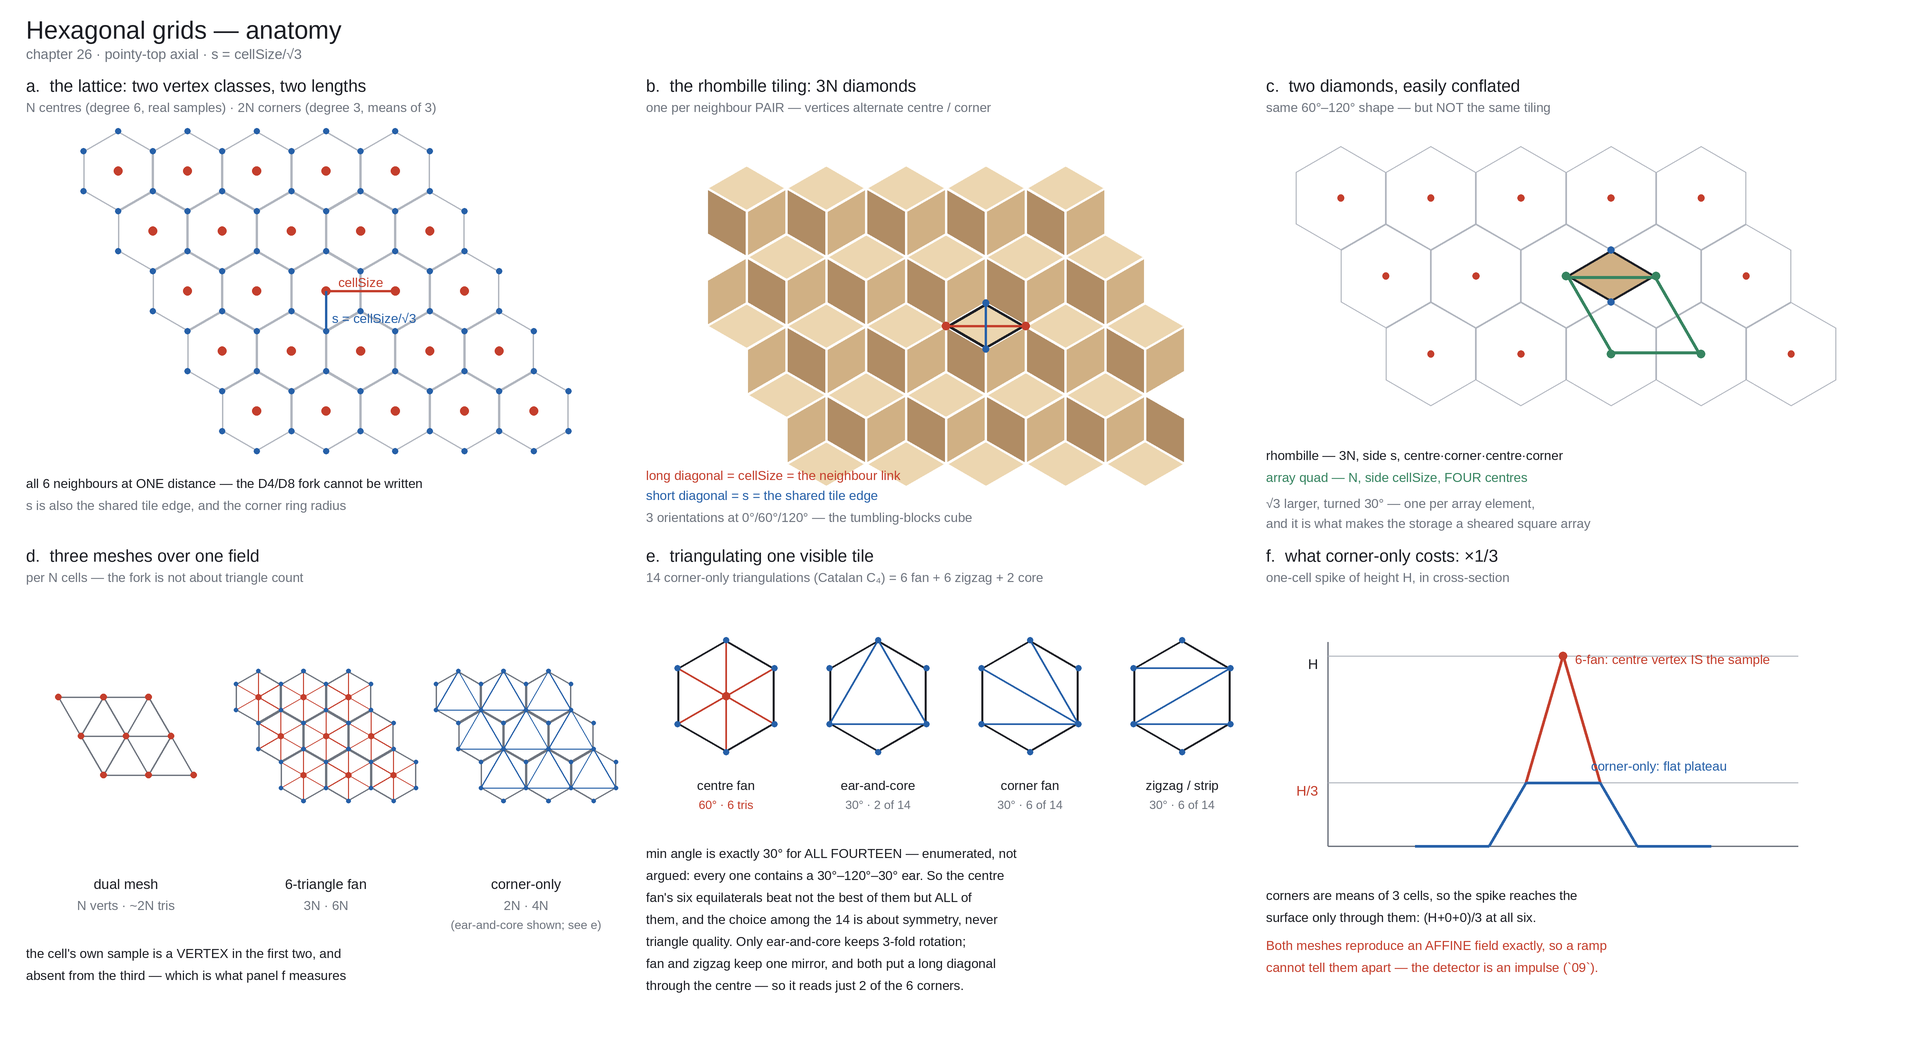

Recreate this plot in Python.
"""Hex grid ANATOMY — a labelled figure for chapter `26`, whose geometry is 700 lines of prose
with nothing to look at. Six panels, each settling something the text has to say twice:

  a. the LATTICE and its two vertex classes — N centres (degree 6) and 2N corners (degree 3),
     with the two lengths that are constantly confused: cellSize (centre->centre, the only
     neighbour distance) and s = cellSize/sqrt(3) (centre->corner, and the tile edge);
  b. the RHOMBILLE tiling — 3N diamonds, one per neighbour PAIR, vertices alternating
     centre/corner, in the three orientations that make the tumbling-blocks illusion;
  c. the two diamonds SIDE BY SIDE, because they are easy to conflate and I did: the rhombille
     diamond (side s, 2 centres + 2 corners) against the ARRAY diamond of the sheared 2D
     storage (side cellSize, FOUR centres) — same 60/120 shape, sqrt(3) larger, turned 30 deg;
  d. the three MESHES — dual (N verts, ~2N tris), 6-triangle centre fan (3N, 6N), corner-only
     (2N, 4N);
  e. the tile TRIANGULATIONS — the centre fan's six equilaterals (min angle 60) against the two
     corner-only families, whose min angle is 30 for all 14 of them;
  f. the H/3 result — a one-cell spike rendered by both tile meshes, in cross-section: the fan
     gives a cone at full H, corner-only gives a flat plateau at H/3, and a ramp cannot tell
     them apart.

Writes `hex_anatomy.png`. Drawn at 3x and downsampled, since ImageDraw has no antialiasing.
Needs Pillow (pip install pillow). Run: `python hex_anatomy.py`.
"""
import math

import numpy as np

try:
    from PIL import Image, ImageDraw, ImageFont
except ImportError:                                                    # pragma: no cover
    raise SystemExit("hex_anatomy needs Pillow for the labels:  pip install pillow")

SS = 3                                        # supersample factor
PANEL_W, PANEL_H = 620, 470
COLS, ROWS = 3, 2
PAD, TOP = 26, 76

INK = (28, 30, 36)
FAINT = (176, 181, 190)
MID = (110, 116, 126)
CENTRE_C = (196, 62, 44)                      # the N centres — real samples
CORNER_C = (38, 96, 168)                      # the 2N corners — means of 3
RHOMB = [(236, 214, 176), (208, 176, 132), (176, 140, 100)]   # tumbling-blocks trio
ARRAY_C = (54, 132, 96)
WARN = (196, 62, 44)


# Pillow's built-in bitmap font has no glyph for the maths this figure needs (sqrt, subscripts,
# multiplication sign), and renders them as tofu. Prefer any system TrueType; fall back to the
# built-in, and ASCII-fold the risky glyphs so the figure is still correct when it does.
_TTF_CANDIDATES = (
    "/usr/share/fonts/truetype/liberation/LiberationSans-Regular.ttf",
    "/usr/share/fonts/truetype/dejavu/DejaVuSans.ttf",
    "/usr/share/fonts/truetype/freefont/FreeSans.ttf",
    "/System/Library/Fonts/Helvetica.ttc",
    "C:/Windows/Fonts/arial.ttf",
)
_ASCII_FOLD = str.maketrans({"√": "v", "×": "x", "—": "-", "–": "-", "₄": "4", "·": "-", "≤": "<="})


def _ttf_path():
    import os
    for p in _TTF_CANDIDATES:
        if os.path.exists(p):
            return p
    return None


_TTF = _ttf_path()


def _font(sz):
    if _TTF:
        return ImageFont.truetype(_TTF, sz * SS)
    return ImageFont.load_default(size=sz * SS)


def _text(dr, xy, s, sz=15, fill=INK, anchor="la"):
    if not _TTF:
        s = s.translate(_ASCII_FOLD)
    dr.text((xy[0] * SS, xy[1] * SS), s, font=_font(sz), fill=fill, anchor=anchor)


def _line(dr, p0, p1, fill=INK, w=1.4):
    dr.line([(p0[0] * SS, p0[1] * SS), (p1[0] * SS, p1[1] * SS)], fill=fill,
            width=max(1, int(round(w * SS))))


def _poly(dr, pts, fill=None, outline=None, w=1.4):
    q = [(p[0] * SS, p[1] * SS) for p in pts]
    dr.polygon(q, fill=fill, outline=outline, width=max(1, int(round(w * SS))))


def _dot(dr, p, r, fill):
    dr.ellipse([(p[0] - r) * SS, (p[1] - r) * SS, (p[0] + r) * SS, (p[1] + r) * SS], fill=fill)


# --------------------------------------------------------------------------- #
# lattice geometry (pointy-top axial), in panel-local pixels

def _geom(s):
    """s = circumradius (centre->corner) in px. Returns (centre_fn, corners_fn, cellsize)."""
    cs = math.sqrt(3) * s                                  # centre->centre
    B = np.array([[cs, cs * 0.5], [0.0, cs * math.sqrt(3) / 2]])

    def centre(q, r):
        v = B @ np.array([q, r], dtype=float)
        return float(v[0]), float(v[1])

    def corners(q, r):
        cx, cy = centre(q, r)
        return [(cx + s * math.cos(math.radians(30 + 60 * k)),
                 cy + s * math.sin(math.radians(30 + 60 * k))) for k in range(6)]

    return centre, corners, cs


NB = [(1, 0), (1, -1), (0, -1), (-1, 0), (-1, 1), (0, 1)]


def _cells(rq, rr):
    return [(q, r) for q in range(-rq, rq + 1) for r in range(-rr, rr + 1)]


def _off(pts, dx, dy):
    return [(p[0] + dx, p[1] + dy) for p in pts]


# --------------------------------------------------------------------------- #
# panels

def _panel_a(dr, ox, oy):
    _text(dr, (ox, oy), "a.  the lattice: two vertex classes, two lengths", 17)
    _text(dr, (ox, oy + 24), "N centres (degree 6, real samples) · 2N corners (degree 3, means of 3)",
          13, MID)
    s = 40.0
    centre, corners, cs = _geom(s)
    cx0, cy0 = ox + 300, oy + 215
    for q, r in _cells(2, 2):
        c = centre(q, r)
        if abs(c[0]) > 290 or abs(c[1]) > 148:
            continue
        _poly(dr, _off(corners(q, r), cx0, cy0), outline=FAINT, w=1.2)
    for q, r in _cells(2, 2):
        c = centre(q, r)
        if abs(c[0]) > 290 or abs(c[1]) > 148:
            continue
        for p in corners(q, r):
            _dot(dr, (p[0] + cx0, p[1] + cy0), 3.0, CORNER_C)
        _dot(dr, (c[0] + cx0, c[1] + cy0), 4.4, CENTRE_C)
    # the two lengths
    o = centre(0, 0)
    n = centre(*NB[0])
    _line(dr, (o[0] + cx0, o[1] + cy0), (n[0] + cx0, n[1] + cy0), CENTRE_C, 2.4)
    _text(dr, ((o[0] + n[0]) / 2 + cx0, (o[1] + n[1]) / 2 + cy0 - 16), "cellSize", 13, CENTRE_C, "ma")
    k = corners(0, 0)[1]
    _line(dr, (o[0] + cx0, o[1] + cy0), (k[0] + cx0, k[1] + cy0), CORNER_C, 2.4)
    _text(dr, (k[0] + cx0 + 6, k[1] + cy0 - 20), "s = cellSize/√3", 13, CORNER_C)
    _text(dr, (ox, oy + 400), "all 6 neighbours at ONE distance — the D4/D8 fork cannot be written",
          13, INK)
    _text(dr, (ox, oy + 422), "s is also the shared tile edge, and the corner ring radius", 13, MID)


def _panel_b(dr, ox, oy):
    _text(dr, (ox, oy), "b.  the rhombille tiling: 3N diamonds", 17)
    _text(dr, (ox, oy + 24), "one per neighbour PAIR — vertices alternate centre / corner", 13, MID)
    s = 46.0
    centre, corners, cs = _geom(s)
    cx0, cy0 = ox + 300, oy + 250
    seen = set()
    for q, r in _cells(2, 2):
        for k, (dq, dr_) in enumerate(NB):
            nb = (q + dq, r + dr_)
            key = frozenset([(q, r), nb])
            if key in seen:
                continue
            seen.add(key)
            A, Bc = centre(q, r), centre(*nb)
            if max(abs(A[0]), abs(Bc[0])) > 250 or max(abs(A[1]), abs(Bc[1])) > 180:
                continue
            ca, cb = corners(q, r), corners(*nb)
            shared = [p for p in ca if any(abs(p[0] - t[0]) < 1e-6 and abs(p[1] - t[1]) < 1e-6
                                           for t in cb)]
            if len(shared) != 2:
                continue
            quad = [A, shared[0], Bc, shared[1]]
            _poly(dr, _off(quad, cx0, cy0), fill=RHOMB[k % 3], outline=(255, 255, 255), w=1.2)
    # highlight one diamond and name its diagonals
    A, Bc = centre(0, 0), centre(1, 0)
    ca, cb = corners(0, 0), corners(1, 0)
    sh = [p for p in ca if any(abs(p[0] - t[0]) < 1e-6 and abs(p[1] - t[1]) < 1e-6 for t in cb)]
    _poly(dr, _off([A, sh[0], Bc, sh[1]], cx0, cy0), outline=INK, w=2.6)
    _line(dr, (A[0] + cx0, A[1] + cy0), (Bc[0] + cx0, Bc[1] + cy0), CENTRE_C, 2.2)
    _line(dr, (sh[0][0] + cx0, sh[0][1] + cy0), (sh[1][0] + cx0, sh[1][1] + cy0), CORNER_C, 2.2)
    _dot(dr, (A[0] + cx0, A[1] + cy0), 4.2, CENTRE_C)
    _dot(dr, (Bc[0] + cx0, Bc[1] + cy0), 4.2, CENTRE_C)
    for p in sh:
        _dot(dr, (p[0] + cx0, p[1] + cy0), 3.4, CORNER_C)
    _text(dr, (ox, oy + 392), "long diagonal = cellSize = the neighbour link", 13, CENTRE_C)
    _text(dr, (ox, oy + 412), "short diagonal = s = the shared tile edge", 13, CORNER_C)
    _text(dr, (ox, oy + 434), "3 orientations at 0°/60°/120° — the tumbling-blocks cube", 13, MID)


def _panel_c(dr, ox, oy):
    _text(dr, (ox, oy), "c.  two diamonds, easily conflated", 17)
    _text(dr, (ox, oy + 24), "same 60°–120° shape — but NOT the same tiling", 13, MID)
    s = 52.0
    centre, corners, cs = _geom(s)
    cx0, cy0 = ox + 300, oy + 200
    for q, r in _cells(2, 2):
        c = centre(q, r)
        if abs(c[0]) > 285 or abs(c[1]) > 132:
            continue
        _poly(dr, _off(corners(q, r), cx0, cy0), outline=FAINT, w=1.0)
        _dot(dr, (c[0] + cx0, c[1] + cy0), 3.4, CENTRE_C)
    # rhombille diamond: 2 centres + 2 corners
    A, Bc = centre(0, 0), centre(1, 0)
    ca, cb = corners(0, 0), corners(1, 0)
    sh = [p for p in ca if any(abs(p[0] - t[0]) < 1e-6 and abs(p[1] - t[1]) < 1e-6 for t in cb)]
    _poly(dr, _off([A, sh[0], Bc, sh[1]], cx0, cy0), fill=RHOMB[1], outline=INK, w=2.4)
    for p in sh:
        _dot(dr, (p[0] + cx0, p[1] + cy0), 3.4, CORNER_C)
    # array diamond: the index quad (q,r),(q+1,r),(q,r+1),(q+1,r+1) — FOUR centres
    quad = [centre(0, 0), centre(1, 0), centre(1, 1), centre(0, 1)]
    _poly(dr, _off(quad, cx0, cy0), outline=ARRAY_C, w=3.0)
    for p in quad:
        _dot(dr, (p[0] + cx0, p[1] + cy0), 4.2, ARRAY_C)
    _text(dr, (ox, oy + 372), "rhombille — 3N, side s, centre·corner·centre·corner", 13, INK)
    _text(dr, (ox, oy + 394), "array quad — N, side cellSize, FOUR centres", 13, ARRAY_C)
    _text(dr, (ox, oy + 420), "√3 larger, turned 30° — one per array element,", 13, MID)
    _text(dr, (ox, oy + 440), "and it is what makes the storage a sheared square array", 13, MID)


def _panel_d(dr, ox, oy):
    _text(dr, (ox, oy), "d.  three meshes over one field", 17)
    _text(dr, (ox, oy + 24), "per N cells — the fork is not about triangle count", 13, MID)
    s = 26.0
    centre, corners, cs = _geom(s)
    labels = [("dual mesh", "N verts · ~2N tris"),
              ("6-triangle fan", "3N · 6N"),
              ("corner-only", "2N · 4N")]
    for i, (title, sub) in enumerate(labels):
        cx0 = ox + 100 + i * 200
        cy0 = oy + 190
        cells = [(q, r) for q in range(-1, 2) for r in range(-1, 2)]
        if i == 0:                                        # dual: triangulate the centres
            for q, r in cells:
                A = centre(q, r)
                for dq, dr_ in [(1, 0), (0, 1), (-1, 1)]:
                    nb = (q + dq, r + dr_)
                    if nb in cells:
                        Bc = centre(*nb)
                        _line(dr, (A[0] + cx0, A[1] + cy0), (Bc[0] + cx0, Bc[1] + cy0), MID, 1.2)
            for q, r in cells:
                A = centre(q, r)
                _dot(dr, (A[0] + cx0, A[1] + cy0), 3.2, CENTRE_C)
        else:
            for q, r in cells:
                cc = corners(q, r)
                _poly(dr, _off(cc, cx0, cy0), outline=MID, w=1.2)
                if i == 1:                                # fan through the centre
                    A = centre(q, r)
                    for p in cc:
                        _line(dr, (A[0] + cx0, A[1] + cy0), (p[0] + cx0, p[1] + cy0), CENTRE_C, 1.0)
                    _dot(dr, (A[0] + cx0, A[1] + cy0), 3.0, CENTRE_C)
                else:                                     # corner-only: ear-and-core
                    for a, b in ((0, 2), (2, 4), (4, 0)):
                        _line(dr, (cc[a][0] + cx0, cc[a][1] + cy0),
                              (cc[b][0] + cx0, cc[b][1] + cy0), CORNER_C, 1.0)
                for p in cc:
                    _dot(dr, (p[0] + cx0, p[1] + cy0), 2.2, CORNER_C)
        _text(dr, (cx0, oy + 330), title, 14, INK, "ma")
        _text(dr, (cx0, oy + 352), sub, 13, MID, "ma")
        if i == 2:
            _text(dr, (cx0, oy + 372), "(ear-and-core shown; see e)", 12, MID, "ma")
    _text(dr, (ox, oy + 400), "the cell's own sample is a VERTEX in the first two, and", 13, INK)
    _text(dr, (ox, oy + 422), "absent from the third — which is what panel f measures", 13, INK)


def _panel_e(dr, ox, oy):
    _text(dr, (ox, oy), "e.  triangulating one visible tile", 17)
    _text(dr, (ox, oy + 24), "14 corner-only triangulations (Catalan C₄) = 6 fan + 6 zigzag + 2 core",
          13, MID)
    s = 56.0
    _, corners, _ = _geom(s)
    cc0 = corners(0, 0)
    for i, (title, diags, ang) in enumerate([
            ("centre fan", None, "60° · 6 tris"),
            ("ear-and-core", ((0, 2), (2, 4), (4, 0)), "30° · 2 of 14"),
            ("corner fan", ((0, 2), (0, 3), (0, 4)), "30° · 6 of 14"),
            ("zigzag / strip", ((0, 2), (2, 5), (3, 5)), "30° · 6 of 14")]):
        cx0 = ox + 80 + i * 152
        cy0 = oy + 150
        cc = _off(cc0, cx0, cy0)
        _poly(dr, cc, outline=INK, w=2.0)
        if diags is None:
            for p in cc:
                _line(dr, (cx0, cy0), p, CENTRE_C, 1.6)
            _dot(dr, (cx0, cy0), 4.0, CENTRE_C)
        else:
            for a, b in diags:
                _line(dr, cc[a], cc[b], CORNER_C, 1.6)
        for p in cc:
            _dot(dr, p, 3.0, CORNER_C)
        _text(dr, (cx0, oy + 232), title, 13, INK, "ma")
        _text(dr, (cx0, oy + 252), ang, 12, CENTRE_C if diags is None else MID, "ma")
    _text(dr, (ox, oy + 300), "min angle is exactly 30° for ALL FOURTEEN — enumerated, not", 13, INK)
    _text(dr, (ox, oy + 322), "argued: every one contains a 30°–120°–30° ear. So the centre", 13, INK)
    _text(dr, (ox, oy + 344), "fan's six equilaterals beat not the best of them but ALL of", 13, INK)
    _text(dr, (ox, oy + 366), "them, and the choice among the 14 is about symmetry, never", 13, INK)
    _text(dr, (ox, oy + 388), "triangle quality. Only ear-and-core keeps 3-fold rotation;", 13, INK)
    _text(dr, (ox, oy + 410), "fan and zigzag keep one mirror, and both put a long diagonal", 13, INK)
    _text(dr, (ox, oy + 432), "through the centre — so it reads just 2 of the 6 corners.", 13, INK)


def _panel_f(dr, ox, oy):
    _text(dr, (ox, oy), "f.  what corner-only costs: ×1/3", 17)
    _text(dr, (ox, oy + 24), "one-cell spike of height H, in cross-section", 13, MID)
    x0, ybase, w, hpx = ox + 62, oy + 300, 470, 190
    _line(dr, (x0, ybase), (x0 + w, ybase), MID, 1.4)
    _line(dr, (x0, ybase), (x0, ybase - hpx - 14), MID, 1.4)
    _text(dr, (x0 - 10, ybase - hpx), "H", 14, INK, "ra")
    _text(dr, (x0 - 10, ybase - hpx / 3.0), "H/3", 14, WARN, "ra")
    _line(dr, (x0, ybase - hpx), (x0 + w, ybase - hpx), FAINT, 1.0)
    _line(dr, (x0, ybase - hpx / 3.0), (x0 + w, ybase - hpx / 3.0), FAINT, 1.0)
    cxm = x0 + w / 2
    step = 74.0
    # 6-fan: corners at H/3, centre at H -> a cone
    fan = [(cxm - 2 * step, ybase), (cxm - step, ybase), (cxm - step / 2, ybase - hpx / 3.0),
           (cxm, ybase - hpx), (cxm + step / 2, ybase - hpx / 3.0), (cxm + step, ybase),
           (cxm + 2 * step, ybase)]
    for i in range(len(fan) - 1):
        _line(dr, fan[i], fan[i + 1], CENTRE_C, 2.6)
    # corner-only: all six corners at H/3, no centre vertex -> a flat plateau
    flat = [(cxm - 2 * step, ybase), (cxm - step, ybase), (cxm - step / 2, ybase - hpx / 3.0),
            (cxm + step / 2, ybase - hpx / 3.0), (cxm + step, ybase), (cxm + 2 * step, ybase)]
    for i in range(len(flat) - 1):
        _line(dr, flat[i], flat[i + 1], CORNER_C, 2.6)
    _dot(dr, (cxm, ybase - hpx), 4.2, CENTRE_C)
    _text(dr, (cxm + 12, ybase - hpx - 4), "6-fan: centre vertex IS the sample", 13, CENTRE_C)
    _text(dr, (cxm + 96, ybase - hpx / 3.0 - 24), "corner-only: flat plateau", 13, CORNER_C, "ma")
    _text(dr, (ox, oy + 342), "corners are means of 3 cells, so the spike reaches the", 13, INK)
    _text(dr, (ox, oy + 364), "surface only through them: (H+0+0)/3 at all six.", 13, INK)
    _text(dr, (ox, oy + 392), "Both meshes reproduce an AFFINE field exactly, so a ramp", 13, WARN)
    _text(dr, (ox, oy + 414), "cannot tell them apart — the detector is an impulse (`09`).", 13, WARN)


PANELS = [_panel_a, _panel_b, _panel_c, _panel_d, _panel_e, _panel_f]


def build():
    W = PAD * 2 + COLS * PANEL_W
    H = TOP + PAD + ROWS * PANEL_H
    img = Image.new("RGB", (W * SS, H * SS), (255, 255, 255))
    dr = ImageDraw.Draw(img)
    _text(dr, (PAD, 16), "Hexagonal grids — anatomy", 25)
    _text(dr, (PAD, 46), "chapter 26 · pointy-top axial · s = cellSize/√3", 14, MID)
    for i, fn in enumerate(PANELS):
        ox = PAD + (i % COLS) * PANEL_W
        oy = TOP + (i // COLS) * PANEL_H
        fn(dr, ox, oy)
    return img.resize((W, H), Image.LANCZOS)


if __name__ == "__main__":
    build().save("hex_anatomy.png")
    print("wrote hex_anatomy.png")
